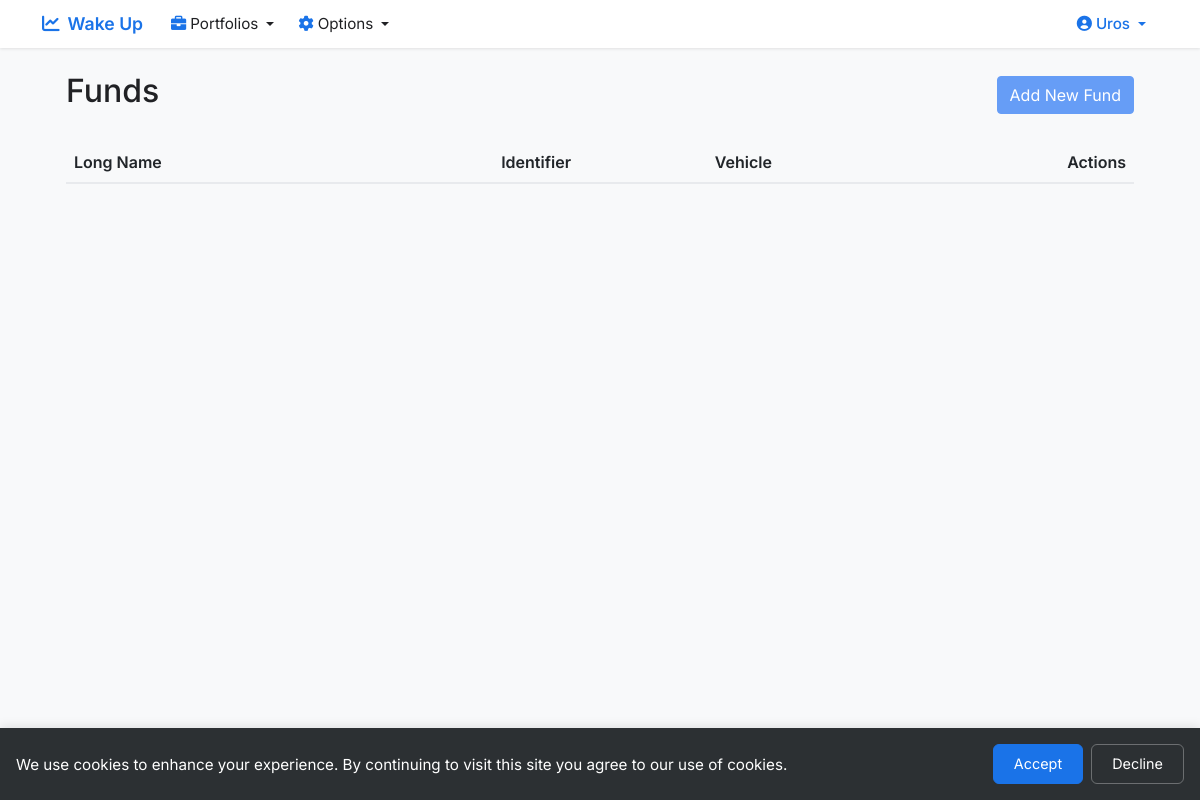
The app's page /get_funds (signed in), older data.
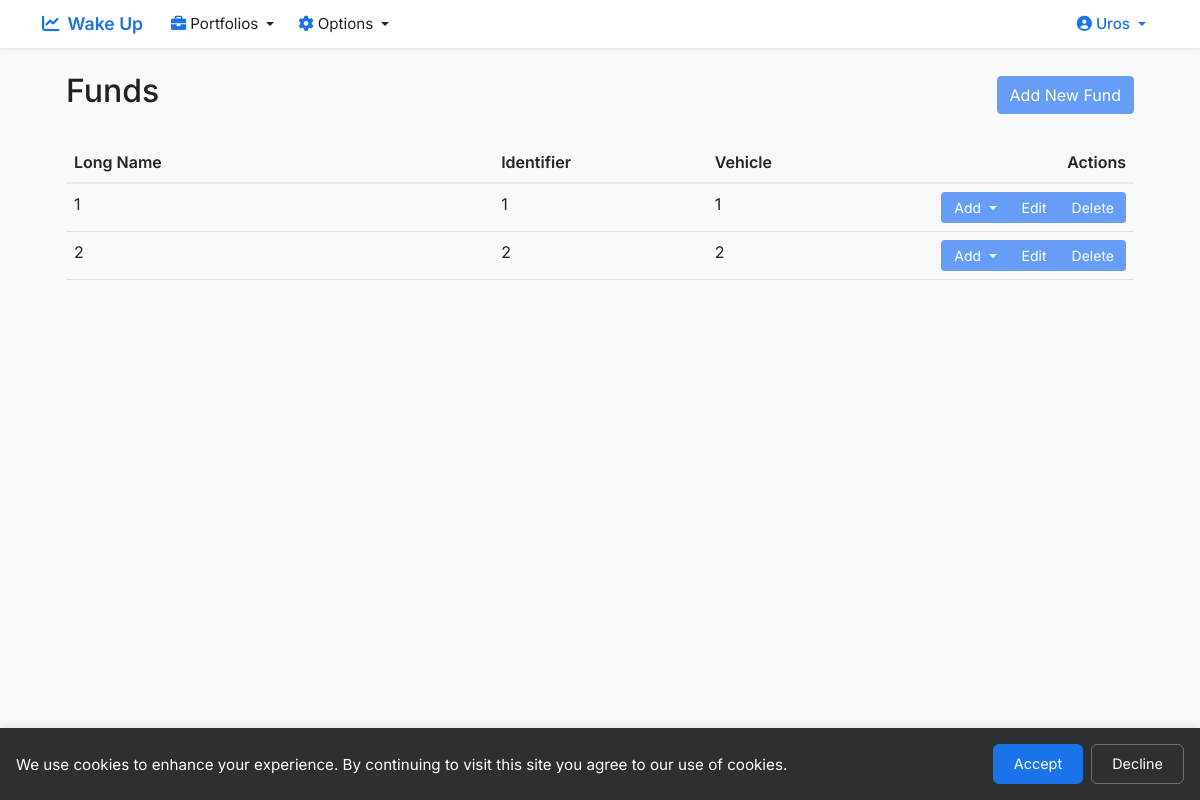
The same page, newer data.
### app.py (models this page shows, shortened)
class User(UserMixin, db.Model):
    id = db.Column(db.Integer, primary_key=True)
    email = db.Column(db.String(120), unique=True, nullable=False)
    name = db.Column(db.String(80), nullable=False)
    password_hash = db.Column(db.String(128))
    user_type = db.Column(db.String(20), default='beginner')
    created_at = db.Column(db.DateTime, default=datetime.utcnow)
    birthday = db.Column(db.Date, nullable=True)
    portfolios = db.relationship('Portfolio', backref='user', lazy=True)
    benchmarks = db.relationship('Benchmark', back_populates='user', lazy=True)
    funds = db.relationship('Fund', back_populates='user', lazy=True)
    def is_admin(self):
        return self.user_type == 'admin'

class Fund(db.Model):
    __tablename__ = 'fund'
    id = db.Column(db.Integer, primary_key=True)
    fund_name = db.Column(db.String(120), nullable=False)
    user_id = db.Column(db.Integer, db.ForeignKey('user.id'), nullable=False)
    benchmark_id = db.Column(db.Integer, db.ForeignKey('benchmark.id'), nullable=False)
    generic_fund = db.Column(db.Integer, nullable=False, default=0)
    identifier = db.Column(db.String(50), nullable=True)
    long_name = db.Column(db.String(200), nullable=True)
    one_word_name = db.Column(db.String(50), nullable=True)
    price = db.Column(db.Float, nullable=True)
    date = db.Column(db.Date, nullable=True)
    ticker = db.Column(db.String(20), nullable=True)
    vehicle = db.Column(db.Integer, nullable=True)
    created_at = db.Column(db.DateTime, nullable=False, default=datetime.utcnow)
    user = db.relationship('User', back_populates='funds', lazy=True)
    benchmark = db.relationship('Benchmark', back_populates='funds', lazy=True)

### app.py (the view)
@app.route('/get_funds')
@login_required
def get_funds():
    if current_user.is_admin():
        funds = Fund.query.all()
    else:
        funds = Fund.query.filter(
            (Fund.user_id == current_user.id) |
            (Fund.generic_fund == 1)
        ).all()
    portfolios = Portfolio.query.filter_by(user_id=current_user.id).all()
    return render_template('funds.html', funds=funds, portfolios=portfolios)

### app.py (called while the page is built)
@app.after_request
def add_security_headers(response):
    response.headers['X-Content-Type-Options'] = 'nosniff'
    response.headers['X-Frame-Options'] = 'SAMEORIGIN'
    response.headers['X-XSS-Protection'] = '1; mode=block'
    response.headers['Strict-Transport-Security'] = 'max-age=31536000; includeSubDomains'
    return response

@login_manager.user_loader
def load_user(user_id):
    return User.query.get(int(user_id))

def login_required(f):
    @wraps(f)
    def decorated_function(*args, **kwargs):
        if not current_user.is_authenticated:
            return redirect(url_for('login'))
        return f(*args, **kwargs)
    return decorated_function

### templates/funds.html (shortened to what this page needs)
{% extends "base.html" %}
{% block content %}
<div class="container-fluid px-4">
    <div class="d-flex justify-content-between align-items-center mb-4">
        <h2>Funds</h2>
        <a href="{{ url_for('new_fund') }}" class="btn btn-primary">Add New Fund</a>
    </div>
    <div class="table-responsive">
        <table class="table table-hover">
            <thead>
                <tr>
                    <th style="width: 40%">Long Name</th>
                    <th style="width: 20%">Identifier</th>
                    <th style="width: 20%">Vehicle</th>
                    <th style="width: 20%; text-align: right">Actions</th>
                </tr>
            </thead>
            <tbody>
                {% for fund in funds %}
                <tr>
                    <td>{{ fund.long_name or fund.fund_name }}</td>
                    <td>{{ fund.identifier or '-' }}</td>
                    <td>{{ fund.vehicle or '-' }}</td>
                    <td class="text-end">
                        <div class="btn-group">
                            <div class="dropdown">
                                <button class="btn btn-primary btn-sm dropdown-toggle" type="button" id="addDropdown{{ fund.id }}" data-bs-toggle="dropdown" aria-expanded="false">
                                    Add
                                </button>
                            </div>
                            {% if current_user.is_admin() or fund.user_id == current_user.id %}
                            <a href="{{ url_for('edit_fund', id=fund.id) }}"
                               class="btn btn-primary btn-sm">
                                Edit
                            </a>
                            <a href="{{ url_for('delete_fund', id=fund.id) }}"
                               class="btn btn-primary btn-sm"
                               onclick="return confirm('Are you sure you want to delete this fund?')">
                                Delete
                            </a>
                            {% endif %}
                        </div>
                    </td>
                </tr>
                {% endfor %}
            </tbody>
        </table>
    </div>
</div>
{% endblock %}

### templates/base.html (shortened to what this page needs)
<!DOCTYPE html>
<html lang="en">
<head>
    <link href="https://cdn.jsdelivr.net/npm/bootstrap@5.1.3/dist/css/bootstrap.min.css" rel="stylesheet">
    <link href="https://cdnjs.cloudflare.com/ajax/libs/font-awesome/6.0.0/css/all.min.css" rel="stylesheet">
</head>
<body>
    <nav class="navbar navbar-expand-lg">
        <div class="container">
            <a class="navbar-brand" href="{{ url_for('home') }}">
                <i class="fas fa-chart-line me-2"></i>Wake Up
            </a>
            <div class="collapse navbar-collapse" id="navbarNav">
                <ul class="navbar-nav me-auto">
                    {% if current_user.is_authenticated %}
                    <li class="nav-item dropdown">
                        <a class="nav-link dropdown-toggle" href="#" id="portfoliosDropdown" role="button" data-bs-toggle="dropdown">
                            <i class="fas fa-briefcase me-1"></i>Portfolios
                        </a>
                    </li>
                    <li class="nav-item dropdown">
                        <a class="nav-link dropdown-toggle" href="#" id="optionsDropdown" role="button" data-bs-toggle="dropdown">
                            <i class="fas fa-cog me-1"></i>Options
                        </a>
                    </li>
                    {% endif %}
                </ul>
                <ul class="navbar-nav ms-auto">
                    {% if current_user.is_authenticated %}
                    <li class="nav-item dropdown">
                        <a class="nav-link dropdown-toggle profile-link" href="#" id="profileDropdown" role="button" data-bs-toggle="dropdown">
                            <i class="fas fa-user-circle me-1"></i>{{ current_user.name }}
                        </a>
                    </li>
                    {% endif %}
                </ul>
            </div>
        </div>
    </nav>
    <div class="container mt-4">
        {% block content %}{% endblock %}
    </div>
    <div id="cookieConsent" class="cookie-consent" style="display: none;">
        <div class="cookie-content">
            <p>We use cookies to enhance your experience. By continuing to visit this site you agree to our use of cookies.</p>
            <div class="cookie-buttons">
                <button onclick="acceptCookies()" class="btn btn-primary">Accept</button>
                <button onclick="declineCookies()" class="btn btn-secondary">Decline</button>
            </div>
        </div>
    </div>
</body>
</html>

### templates/base.html (style rules this page uses)
:root { --primary-color: #1a73e8; --secondary-color: #4285f4; --accent-color: #669df6; --text-color: #202124; --light-bg: #f8f9fa; --border-color: #e8eaed; --white: #ffffff; --icon-color: #1a73e8; }
body { font-family: 'Inter', sans-serif; color: var(--text-color); background-color: var(--light-bg); }
.navbar { background: var(--white); padding: 0.5rem 0; box-shadow: 0 1px 3px rgba(0, 0, 0, 0.1); min-height: 48px; }
.navbar-brand { font-weight: 600; color: var(--primary-color) !important; font-size: 1.1rem; padding: 0.35rem 0; line-height: 1; }
.nav-link { color: var(--text-color) !important; font-size: 0.95rem; padding: 0.5rem 0.75rem !important; transition: color 0.2s ease; line-height: 1; }
.nav-link i { transition: transform 0.2s ease; color: var(--primary-color); }
.profile-link { color: var(--primary-color) !important; font-weight: 500; }
.profile-link i { color: var(--primary-color); }
.btn-primary { background-color: var(--accent-color); border-color: var(--accent-color); }
.table th { background-color: var(--light-bg); border-bottom: 2px solid var(--border-color); font-weight: 600; }
.btn-group .btn { border-radius: 0; }
.btn-group .btn:first-child { border-top-left-radius: 0.25rem; border-bottom-left-radius: 0.25rem; }
.btn-group .btn:last-child { border-top-right-radius: 0.25rem; border-bottom-right-radius: 0.25rem; }
.cookie-consent { position: fixed; bottom: 0; left: 0; right: 0; background: rgba(33, 37, 41, 0.95); color: white; padding: 1rem; z-index: 9999; box-shadow: 0 -2px 10px rgba(0, 0, 0, 0.1); backdrop-filter: blur(10px); -webkit-backdrop-filter: blur(10px); }
.cookie-content { max-width: 1200px; margin: 0 auto; display: flex; align-items: center; justify-content: space-between; gap: 1rem; }
.cookie-content p { margin: 0; font-size: 0.95rem; line-height: 1.4; }
.cookie-buttons { display: flex; gap: 0.5rem; flex-shrink: 0; }
.cookie-buttons .btn { padding: 0.5rem 1.25rem; font-size: 0.9rem; border-radius: 6px; transition: all 0.2s ease; }
.cookie-buttons .btn-primary { background-color: var(--primary-color); border-color: var(--primary-color); }
.cookie-buttons .btn-secondary { background-color: transparent; border: 1px solid rgba(255, 255, 255, 0.3); color: white; }

### templates/funds.html (style rules this page uses)
.table { width: 100%; margin-bottom: 0; }
.table th { background-color: var(--light-bg); border-bottom: 2px solid var(--border-color); font-weight: 600; }
.btn-group { gap: 0; }
.btn-group .btn { border-radius: 0; border-right: 1px solid rgba(255, 255, 255, 0.2); }
.btn-group .btn:first-child { border-top-left-radius: 0.25rem; border-bottom-left-radius: 0.25rem; }
.btn-group .btn:last-child { border-top-right-radius: 0.25rem; border-bottom-right-radius: 0.25rem; border-right: none; }
.btn-sm { padding: 0.25rem 0.75rem; font-size: 0.875rem; }
.dropdown { position: static; }
.table-responsive { overflow-x: visible; }

Row changes from the older to the newer data that the page shows:
added Fund: long_name "1", identifier "1", vehicle "1"
added Fund: long_name "2", identifier "2", vehicle "2"
